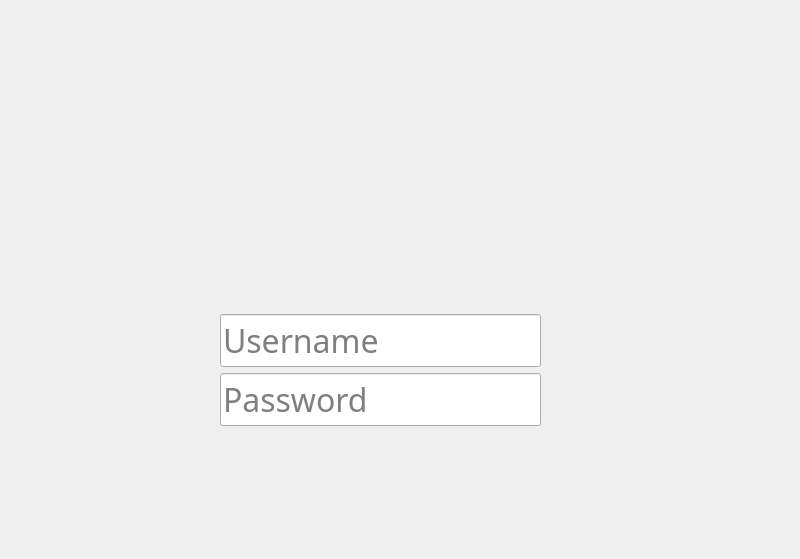
<?xml version="1.0" encoding="UTF-8"?>
<ui version="4.0">
 <class>MainWindow</class>
 <widget class="QMainWindow" name="MainWindow">
  <property name="geometry">
   <rect>
    <x>0</x>
    <y>0</y>
    <width>800</width>
    <height>559</height>
   </rect>
  </property>
  <property name="font">
   <font>
    <family>Mongolian Baiti</family>
   </font>
  </property>
  <property name="windowTitle">
   <string>CommonTalks</string>
  </property>
  <widget class="QWidget" name="centralwidget">
   <widget class="QWidget" name="verticalLayoutWidget">
    <property name="geometry">
     <rect>
      <x>220</x>
      <y>0</y>
      <width>321</width>
      <height>952</height>
     </rect>
    </property>
    <layout class="QVBoxLayout" name="verticalLayout">
     <item>
      <widget class="QLabel" name="label">
       <property name="text">
        <string/>
       </property>
       <property name="pixmap">
        <pixmap resource="resources.qrc">:/icons/Project Logo</pixmap>
       </property>
       <property name="alignment">
        <set>Qt::AlignCenter</set>
       </property>
      </widget>
     </item>
     <item>
      <widget class="QLineEdit" name="Username">
       <property name="sizePolicy">
        <sizepolicy hsizetype="Expanding" vsizetype="Fixed">
         <horstretch>0</horstretch>
         <verstretch>0</verstretch>
        </sizepolicy>
       </property>
       <property name="minimumSize">
        <size>
         <width>50</width>
         <height>50</height>
        </size>
       </property>
       <property name="font">
        <font>
         <pointsize>24</pointsize>
        </font>
       </property>
       <property name="placeholderText">
        <string>Username</string>
       </property>
       <property name="clearButtonEnabled">
        <bool>true</bool>
       </property>
      </widget>
     </item>
     <item>
      <widget class="QLineEdit" name="Password">
       <property name="sizePolicy">
        <sizepolicy hsizetype="Expanding" vsizetype="Fixed">
         <horstretch>0</horstretch>
         <verstretch>0</verstretch>
        </sizepolicy>
       </property>
       <property name="minimumSize">
        <size>
         <width>50</width>
         <height>50</height>
        </size>
       </property>
       <property name="font">
        <font>
         <pointsize>24</pointsize>
        </font>
       </property>
       <property name="echoMode">
        <enum>QLineEdit::Password</enum>
       </property>
       <property name="placeholderText">
        <string>Password</string>
       </property>
       <property name="clearButtonEnabled">
        <bool>true</bool>
       </property>
      </widget>
     </item>
     <item>
      <widget class="QPushButton" name="loginbutton">
       <property name="minimumSize">
        <size>
         <width>220</width>
         <height>70</height>
        </size>
       </property>
       <property name="focusPolicy">
        <enum>Qt::NoFocus</enum>
       </property>
       <property name="styleSheet">
        <string notr="true">QPushButton {
    background: transparent;
    border: none;
}
QPushButton:hover {
    background: rgba(0, 0, 0, 15);
    border-radius: 6px;
}</string>
       </property>
       <property name="text">
        <string/>
       </property>
       <property name="icon">
        <iconset resource="resources.qrc">
         <normaloff>:/icons/Login</normaloff>:/icons/Login</iconset>
       </property>
       <property name="iconSize">
        <size>
         <width>220</width>
         <height>70</height>
        </size>
       </property>
       <property name="flat">
        <bool>true</bool>
       </property>
      </widget>
     </item>
     <item>
      <spacer name="verticalSpacer_2">
       <property name="orientation">
        <enum>Qt::Vertical</enum>
       </property>
       <property name="sizeType">
        <enum>QSizePolicy::Fixed</enum>
       </property>
       <property name="sizeHint" stdset="0">
        <size>
         <width>20</width>
         <height>450</height>
        </size>
       </property>
      </spacer>
     </item>
    </layout>
   </widget>
   <widget class="QPushButton" name="eye">
    <property name="geometry">
     <rect>
      <x>160</x>
      <y>370</y>
      <width>50</width>
      <height>50</height>
     </rect>
    </property>
    <property name="minimumSize">
     <size>
      <width>50</width>
      <height>50</height>
     </size>
    </property>
    <property name="maximumSize">
     <size>
      <width>50</width>
      <height>16777215</height>
     </size>
    </property>
    <property name="cursor">
     <cursorShape>PointingHandCursor</cursorShape>
    </property>
    <property name="styleSheet">
     <string notr="true">QPushButton {
    background: transparent;
    border: none;
}
QPushButton:hover {
    background: rgba(0, 0, 0, 15);
    border-radius: 6px;
}</string>
    </property>
    <property name="text">
     <string/>
    </property>
    <property name="icon">
     <iconset resource="resources.qrc">
      <normaloff>:/icons/EyeOff</normaloff>:/icons/EyeOff</iconset>
    </property>
    <property name="iconSize">
     <size>
      <width>50</width>
      <height>50</height>
     </size>
    </property>
    <property name="flat">
     <bool>true</bool>
    </property>
   </widget>
  </widget>
 </widget>
 <resources>
  <include location="resources.qrc"/>
 </resources>
 <connections/>
</ui>
